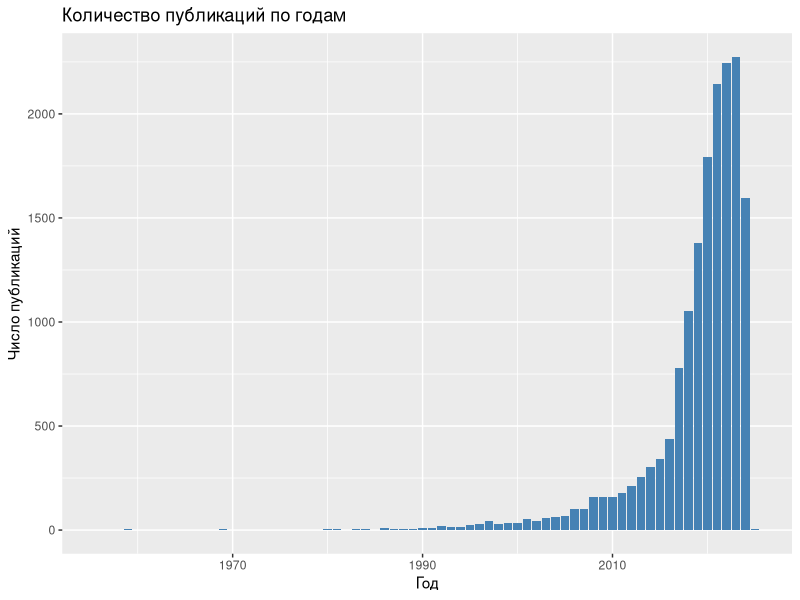
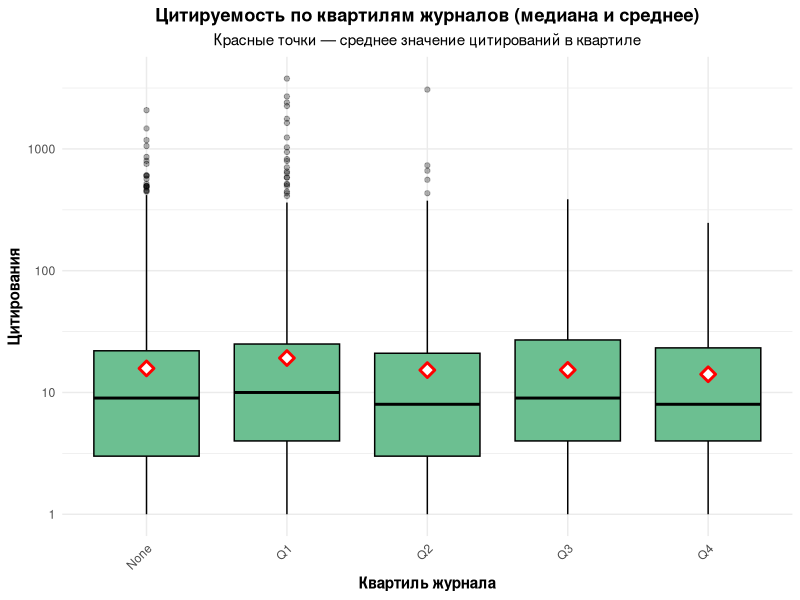
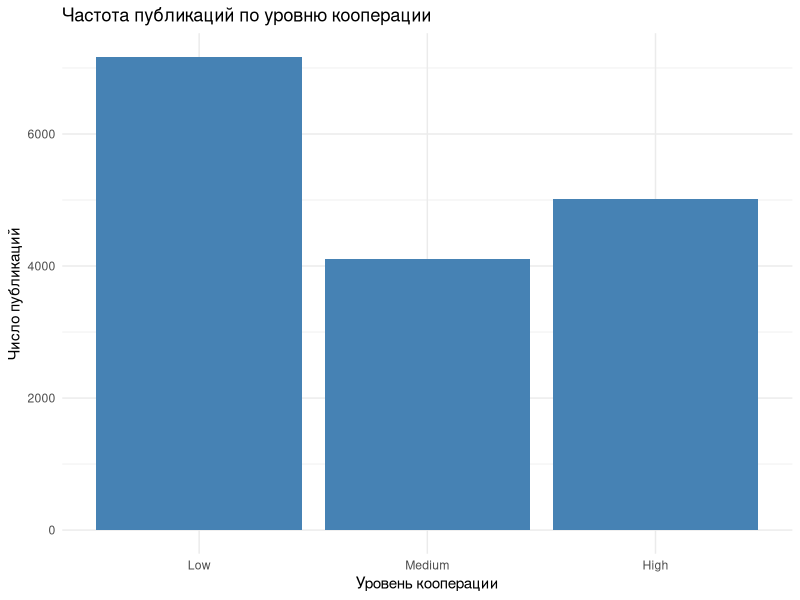
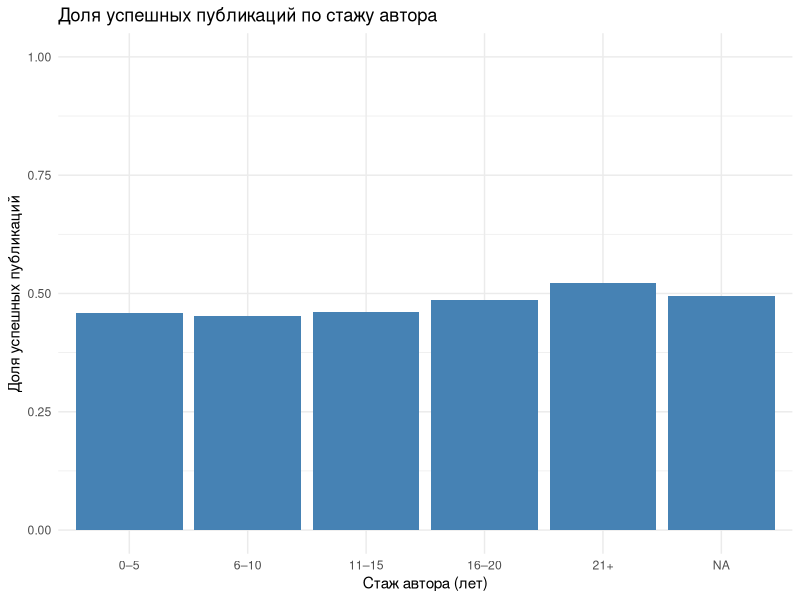

Here is the R script that generated these plots, in order:
#     Подключение пакета tidyverse для анализа
library(tidyverse)

#     Чтение датасета
data <- read.csv("./dataset_final.csv")


#     Преобразуем citations в числовой формат
data <- data %>%
  mutate(
    citations = as.character(citations),
    citations = as.numeric(ifelse(citations %in% c("", "NA", "none"), NA, citations))
  )


#     Преобразуем is_open_access в числовой формат
data <- data %>%
  mutate(
    is_open_access = as.character(is_open_access),
    is_open_access = as.numeric(ifelse(is_open_access %in% c("", "NA", "none"), NA, is_open_access))
  )

#     Преобразуем experience_years в числовой формат
data <- data %>%
  mutate(
    experience_years = as.character(experience_years),
    experience_years = as.numeric(ifelse(experience_years %in% c("", "NA", "none"), NA, experience_years))
  )

#     Преобразуем co_authors в числовой формат
data <- data %>%
  mutate(
    co_authors = as.character(co_authors),
    co_authors = as.numeric(ifelse(co_authors %in% c("", "NA", "none"), NA, co_authors))
  )

#     Преобразуем year в числовой формат
data <- data %>%
  mutate(
    year = as.character(year),
    year = as.numeric(ifelse(year %in% c("", "NA", "none"), NA, year))
  )

#     Добавляем новую логическую переменную succecssful 
#     Если цитирования выше медианного значения за год → публикация успешная
data <- data %>%
  group_by(year) %>%
  mutate(median_citations_year = median(citations)) %>%  # находим медиану по году
  ungroup() %>%
  mutate(successful = ifelse(citations > median_citations_year, 1, 0)) %>%  # успешность
  select(-median_citations_year)  # убираем вспомогательный столбец

#     Добавляем новую переменную co-autors - уровень кооперации 
#     Значение переменной зависит от числа соавторов
data <- data %>%
  mutate(
    collaboration_level = case_when(
      co_authors <= 2 ~ "Low",
      co_authors <= 5 ~ "Medium",
      co_authors > 5 ~ "High"
    ),
    collaboration_level = factor(collaboration_level, levels = c("Low", "Medium", "High"))
  )

#     Добавляем переменную is_senior
#     Если у автора есть 15 лет стажа и PhD → считаем его старшим
data <- data %>%
  mutate(is_senior = ifelse(experience_years > 15 & has_phd == 1, TRUE, FALSE))


#     Строим модель условной стоимости публикации
#     Базовая стоимость в зависимости от квартиля
base_cost <- case_when(
  data$quartile == "Q1" ~ 100000,
  data$quartile == "Q2" ~ 80000,
  data$quartile == "Q3" ~ 50000,
  data$quartile == "Q4" ~ 30000,
  TRUE ~ 10000
)


#     Добавляем корректировки:
#     +30% за Open Access
data$cost_final <- base_cost * 
  (1 + 0.3 * data$is_open_access)

#     Выводим первые строки для проверки
head(data)

#     Сохраняем в CSV, чтобы можно было загрузить позже
write.csv(data, "scientific_publications_dataset.csv", row.names = FALSE)


#     Начинаем визуализацию и анализ
#     Гистограмма: количество публикаций по годам
ggplot(data, aes(x = year)) +
  geom_bar(fill = "steelblue") +
  labs(title = "Количество публикаций по годам", x = "Год", y = "Число публикаций")

#     Boxplot: цитируемость по квартилям
#     Подготовим таблицу со средними по квартилям
mean_by_quartile <- data %>%
  group_by(quartile) %>%
  summarise(mean_citations = mean(citations, na.rm = TRUE))

#     Красивый график
ggplot(data, aes(x = quartile, y = citations)) +
  geom_boxplot(fill = "#6CBF91", color = "black", outlier.alpha = 0.3) +
  geom_point(data = mean_by_quartile, aes(x = quartile, y = mean_citations), 
             color = "red", shape = 23, fill = "white", size = 3, stroke = 1.5) +
  scale_y_log10() +
  labs(
    title = "Цитируемость по квартилям журналов (медиана и среднее)",
    subtitle = "Красные точки — среднее значение цитирований в квартиле",
    x = "Квартиль журнала",
    y = "Цитирования"
  ) +
  theme_minimal() +
  theme(
    axis.text.x = element_text(angle = 45, hjust = 1),
    plot.title = element_text(hjust = 0.5, face = "bold"),
    plot.subtitle = element_text(hjust = 0.5),
    axis.title = element_text(face = "bold")
  )
#     Диаграмма: влияние числа авторов
ggplot(data, aes(x = collaboration_level)) +
  geom_bar(fill = "steelblue") +
  labs(
    title = "Частота публикаций по уровню кооперации",
    x = "Уровень кооперации",
    y = "Число публикаций"
  ) +
  theme_minimal()

#     Рассчитываем метрики успешности
#     Доля успешных публикаций
success_rate <- mean(data$successful, na.rm = TRUE)
cat("🔹 Доля успешных публикаций:", round(success_rate * 100, 2), "%\n")


#     Рассчитываем общие расходы института
total_cost <- sum(data$cost_final, na.rm = TRUE)
cat("🔹 Общие затраты института на все публикации: ", format(total_cost, big.mark = " "), "₽\n")

#     Средняя стоимость успешной публикации
successful_pubs <- filter(data, successful == 1)
mean_cost_successful <- mean(successful_pubs$cost_final, na.rm = TRUE)
cat("🔹 Средняя стоимость успешной публикации: ", format(mean_cost_successful, big.mark = " "), "₽\n")

#     Эффективность: число успешных публикаций на 100 000 ₽
efficiency <- nrow(successful_pubs) / total_cost * 100000
cat("🔹 Эффективность: ", round(efficiency, 2), " публикаций на 100 000 рублей\n")


#     Зависимость успеха от возраста автора
# Строим среднюю успешность по стажу (binned)
data %>%
  # Удаляем NA в нужных столбцах
  filter(!is.na(experience_years), !is.na(successful)) %>%
  
  # Группируем стаж на интервалы
  mutate(
    experience_group = cut(experience_years,
                           breaks = c(0, 5, 10, 15, 20, 30),
                           labels = c("0–5", "6–10", "11–15", "16–20", "21+"),
                           include.lowest = TRUE)
  ) %>%
  
  # Группировка и расчёт доли успешных публикаций
  group_by(experience_group) %>%
  summarise(success_rate = mean(successful, na.rm = TRUE)) %>%
  
  # Построение графика
  ggplot(aes(x = experience_group, y = success_rate)) +
  geom_bar(stat = "identity", fill = "steelblue") +
  labs(
    title = "Доля успешных публикаций по стажу автора",
    x = "Стаж автора (лет)",
    y = "Доля успешных публикаций"
  ) +
  theme_minimal() +
  ylim(0, 1)


